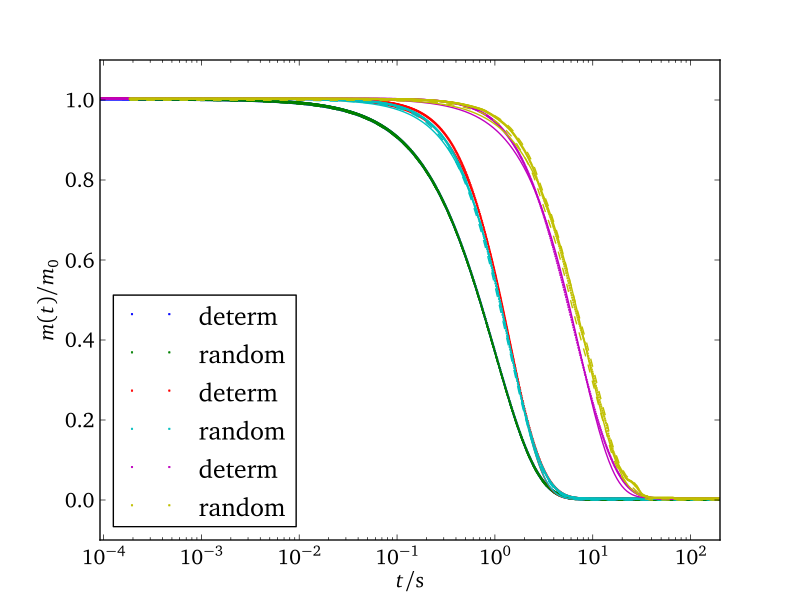

This chart was generated by the following Python code:
# simple test of relaxsim.py module with classes

import matplotlib
matplotlib.use('Agg')
from matplotlib import rc
rc('text', usetex=True)
rc('text.latex',preamble='\usepackage[charter]{mathdesign}')
rc('font',**{'family':'serif','serif':['Charter'], 'size':16})
rc('mathtext', **{'it':'Charter', 'fontset':'custom'})

import sys
sys.path.append('..')

import relaxsim
from relaxsim import *
reload(relaxsim)
from relaxsim import *


size = 6e-8
C = 1e-54
D = 1e-16
b = 1e-9
evo_time = 2e+2
walks = 500

fig = plt.figure()
ax = fig.add_subplot(111)

T1dens = []

for mean_dist in [1e-9,5e-9,11e-9,16e-9]:
#mean_dist = 5e-9
    density = 1/(mean_dist**3*np.pi*4/3.)

    ceninst = RelaxCenters(size,density,C,D,b,name ="compare2")
    #fig,axes = ceninst.plot(fname="centerplot")

    detexp = RelaxExperiment(ceninst,evo_time,method="deterministic")
    detexp.run_experiment(walks=walks)
    detresult = RelaxResult(experiment=detexp,logscale=True)
    detresult.plot_data(axes=ax,label="determ",logx=True)
    filename = detresult.write_hdf()

    rwexp = RelaxExperiment(ceninst,evo_time,method="randomwalks")
    rwexp.run_experiment(walks=walks)
    rwresult = RelaxResult(experiment=rwexp,logscale=True)
    rwresult.plot_data(axes=ax,label="random",logx=True)
    filename = rwresult.write_hdf()
    
    T1dens.append([result.density, result.fitT1,result.fitT1err, result.fitbeta, result.fitbetaerr])


fig.savefig("comparemagn.pdf",format="pdf")
T1dens =  np.array(T1dens).transpose()
fig2 = plt.figure()
ax2 = fig2.add_subplot(111)
ax2.errorbar(T1dens[0],1/T1dens[1],yerr=T1dens[2]/T1dens[1]**2,label="$T_1^{-1}$/s$^{-1}$")
ax2.errorbar(T1dens[0],T1dens[3],yerr=T1dens[4],label="$\\beta$")
ax2.set_xscale('log')
ax2.set_yscale('log')
ax2.set_xlabel("density / m$^{-3}$")
ax2.legend()
fig2.savefig('comparet1beta.pdf',format='pdf')
